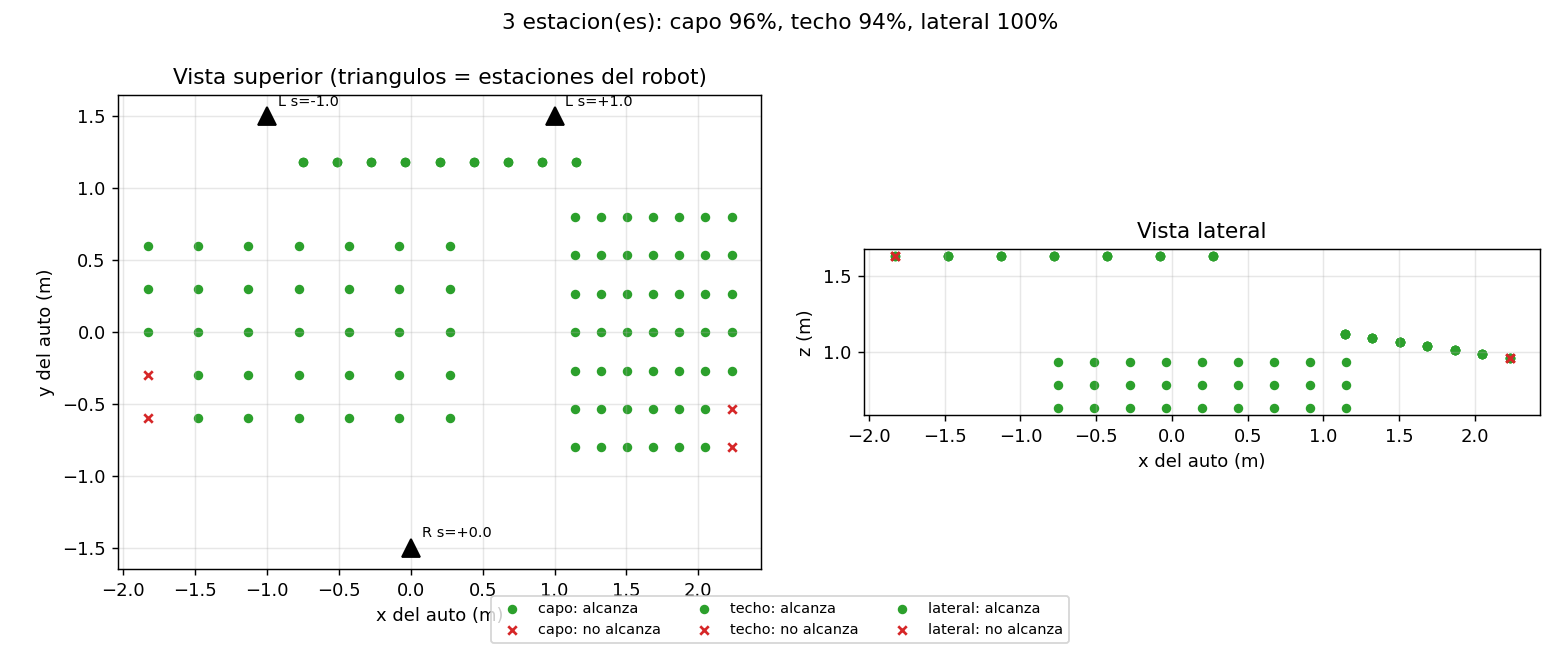

Write Python code to recreate this figure.
"""Dia 2: estudio de alcance. Se corre FUERA de Webots, en una terminal, parado en esta carpeta:

    python reach_study.py

Necesita irb4600.urdf (lo guarda Painting_car.py al correr en Webots, DESPUES de llevar el brazo a la pose cero;
un URDF exportado con el brazo en otra pose da limites de articulacion corridos y un alcance distinto).

Idea: para cada estacion candidata del robot (a la izquierda o a la derecha del auto), probar una
grilla de puntos sobre cada parcela con la pistola perpendicular a la superficie, y marcar cuales
llegan. Despues buscar el menor conjunto de estaciones que cubre todo. Asi elegimos con datos.
"""

import os
import sys
import csv
import time
import itertools
import numpy as np

from cell_model import PATCHES, make_chain, grid, solve, station_pose

URDF = 'irb4600.urdf'

GAPS = [1.5, 1.8, 2.1]
SHIFTS = [-1.0, -0.5, 0.0, 0.5, 1.0]
SIDES = ['L', 'R']
GRIDS = {'capo': (7, 7), 'techo': (7, 5), 'lateral': (9, 3)}  # puntos por parcela (u, v)
POS_TOL_MM, ANG_TOL_DEG = 10.0, 5.0
TARGET_PCT = 90.0   # cobertura minima que buscamos en cada parcela
MAX_STATIONS = 3

if not os.path.exists(URDF):
    sys.exit(f'No encuentro {URDF}. Corre Painting_car.py una vez en Webots: lo guarda en la carpeta del controlador.')

chain, mask = make_chain(URDF)
points = {name: grid(PATCHES[name], *GRIDS[name]) for name in GRIDS}
stations = [(g, s, side) for side in SIDES for g in GAPS for s in SHIFTS]
print(f'{len(stations)} estaciones candidatas x {sum(len(v[0]) for v in points.values())} puntos. Puede tardar un par de minutos...\n')

flags = {}  # estacion -> {parcela: banderas por punto}
t0 = time.time()
for st in stations:
    g, s, side = st
    base, R = station_pose(g, s, side)
    flags[st] = {}
    for name, (S, tip, direc) in points.items():
        tip_b = (tip - base) @ R
        dir_b = direc @ R
        q, fl = None, []
        for p, d in zip(tip_b, dir_b):
            q_new, e, a = solve(chain, p, d, q, POS_TOL_MM, ANG_TOL_DEG)
            good = e <= POS_TOL_MM and a <= ANG_TOL_DEG
            if not good:  # segundo intento desde la pose cero
                q_new, e, a = solve(chain, p, d, None, POS_TOL_MM, ANG_TOL_DEG)
                good = e <= POS_TOL_MM and a <= ANG_TOL_DEG
            if good:
                q = q_new
            fl.append(good)
        flags[st][name] = np.array(fl)
    print(f'  g={g:.1f} s={s:+.1f} {side}  ' + '  '.join(f'{n}: {100 * flags[st][n].mean():5.1f}%' for n in GRIDS), flush=True)
print(f'\n(tardo {time.time() - t0:.0f} s)')


def coverage(combo):
    out = {}
    for name in GRIDS:
        u = np.zeros(len(points[name][0]), bool)
        for st in combo:
            u |= flags[st][name]
        out[name] = 100.0 * u.mean()
    return out


print('\nMEJOR CONJUNTO DE ESTACIONES SEGUN LA CANTIDAD')
best_by_k = {}
for k in range(1, MAX_STATIONS + 1):
    best = None
    for combo in itertools.combinations(stations, k):
        c = coverage(combo)
        key = (min(c.values()), float(np.mean(list(c.values()))))
        if best is None or key > best[0]:
            best = (key, combo, c)
    best_by_k[k] = best
    lab = ' + '.join(f'(g={g}, s={s:+.1f}, {side})' for g, s, side in best[1])
    print(f'  {k} estacion(es): {lab}')
    print('       -> ' + '  '.join(f'{n} {v:.0f}%' for n, v in best[2].items()))

chosen_k = next((k for k in range(1, MAX_STATIONS + 1) if best_by_k[k][0][0] >= TARGET_PCT), MAX_STATIONS)
chosen = best_by_k[chosen_k][1]
print(f'\nRECOMENDACION (menor cantidad que llega a {TARGET_PCT:.0f}% en cada parcela, o la mejor con {MAX_STATIONS}):')
print('  STATIONS = [' + ', '.join(f"({g}, {s}, '{side}')" for g, s, side in chosen) + ']')
print('  (copialo en cell_model.py)')

with open('reach_study.csv', 'w', newline='') as f:
    w = csv.writer(f)
    w.writerow(['g_m', 's_m', 'lado'] + list(GRIDS))
    for st in stations:
        w.writerow([st[0], st[1], st[2]] + [round(100 * flags[st][n].mean(), 1) for n in GRIDS])
print('Guardado: reach_study.csv')

# Figura opcional: vista superior con las estaciones elegidas y lo que alcanza el conjunto.
try:
    import matplotlib
    matplotlib.use('Agg')
    import matplotlib.pyplot as plt

    fig, axes = plt.subplots(1, 2, figsize=(12, 5))
    for name, (S, tip, direc) in points.items():
        u = np.zeros(len(S), bool)
        for st in chosen:
            u |= flags[st][name]
        for ax, (i, j) in zip(axes, [(0, 1), (0, 2)]):
            ax.scatter(tip[u, i], tip[u, j], c='tab:green', s=18, label=f'{name}: alcanza' if ax is axes[0] else None)
            ax.scatter(tip[~u, i], tip[~u, j], c='tab:red', s=22, marker='x', label=f'{name}: no alcanza' if ax is axes[0] else None)
    for g, s, side in chosen:
        axes[0].plot([s], [g if side == 'L' else -g], 'k^', ms=10)
        axes[0].annotate(f'{side} s={s:+.1f}', (s, g if side == 'L' else -g), textcoords='offset points', xytext=(6, 6), fontsize=8)
    axes[0].set_xlabel('x del auto (m)'); axes[0].set_ylabel('y del auto (m)'); axes[0].set_title('Vista superior (triangulos = estaciones del robot)')
    axes[1].set_xlabel('x del auto (m)'); axes[1].set_ylabel('z (m)'); axes[1].set_title('Vista lateral')
    for ax in axes:
        ax.set_aspect('equal'); ax.grid(True, alpha=0.3)
    handles, labels = axes[0].get_legend_handles_labels()
    fig.legend(handles, labels, loc='lower center', ncol=3, fontsize=8)
    cov = coverage(chosen)
    fig.suptitle(f'{chosen_k} estacion(es): ' + ', '.join(f'{n} {v:.0f}%' for n, v in cov.items()))
    fig.tight_layout(rect=(0, 0.08, 1, 0.95))
    fig.savefig('reach_study.png', dpi=130)
    print('Guardado: reach_study.png')
except ImportError:
    print('(sin matplotlib: no genero la figura)')
